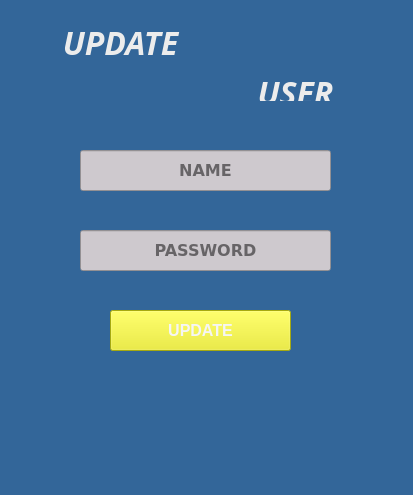
<?xml version="1.0" encoding="UTF-8"?>
<ui version="4.0">
 <class>MainWindow</class>
 <widget class="QMainWindow" name="MainWindow">
  <property name="enabled">
   <bool>true</bool>
  </property>
  <property name="geometry">
   <rect>
    <x>0</x>
    <y>0</y>
    <width>413</width>
    <height>495</height>
   </rect>
  </property>
  <property name="mouseTracking">
   <bool>true</bool>
  </property>
  <property name="windowTitle">
   <string>DrawingApp</string>
  </property>
  <property name="windowIcon">
   <iconset resource="portada.qrc">
    <normaloff>:/cct/paints.png</normaloff>:/cct/paints.png</iconset>
  </property>
  <property name="layoutDirection">
   <enum>Qt::LeftToRight</enum>
  </property>
  <property name="styleSheet">
   <string notr="true">background-color: rgb(51, 102, 153);</string>
  </property>
  <widget class="QWidget" name="centralwidget">
   <widget class="QLabel" name="label">
    <property name="geometry">
     <rect>
      <x>40</x>
      <y>20</y>
      <width>161</width>
      <height>41</height>
     </rect>
    </property>
    <property name="font">
     <font>
      <family>Courier 10 Pitch</family>
      <weight>75</weight>
      <bold>true</bold>
     </font>
    </property>
    <property name="text">
     <string>&lt;html&gt;&lt;head/&gt;&lt;body&gt;&lt;p align=&quot;center&quot;&gt;&lt;span style=&quot; font-size:24pt; font-style:italic; color:#ececec;&quot;&gt;UPDATE&lt;/span&gt;&lt;/p&gt;&lt;/body&gt;&lt;/html&gt;</string>
    </property>
   </widget>
   <widget class="QLabel" name="label_2">
    <property name="geometry">
     <rect>
      <x>120</x>
      <y>10</y>
      <width>181</width>
      <height>91</height>
     </rect>
    </property>
    <property name="styleSheet">
     <string notr="true">border-image: url(:/cct/paints.png);</string>
    </property>
    <property name="text">
     <string/>
    </property>
   </widget>
   <widget class="QLabel" name="label_3">
    <property name="geometry">
     <rect>
      <x>250</x>
      <y>70</y>
      <width>91</width>
      <height>31</height>
     </rect>
    </property>
    <property name="font">
     <font>
      <family>Courier 10 Pitch</family>
      <weight>75</weight>
      <bold>true</bold>
     </font>
    </property>
    <property name="text">
     <string>&lt;html&gt;&lt;head/&gt;&lt;body&gt;&lt;p align=&quot;center&quot;&gt;&lt;span style=&quot; font-size:24pt; font-style:italic; color:#ececec;&quot;&gt;USER&lt;/span&gt;&lt;/p&gt;&lt;/body&gt;&lt;/html&gt;</string>
    </property>
   </widget>
   <widget class="QPushButton" name="loginButton">
    <property name="geometry">
     <rect>
      <x>110</x>
      <y>310</y>
      <width>181</width>
      <height>41</height>
     </rect>
    </property>
    <property name="font">
     <font>
      <pointsize>12</pointsize>
      <weight>75</weight>
      <bold>true</bold>
     </font>
    </property>
    <property name="styleSheet">
     <string notr="true">color: rgb(245, 245, 245);
background-color: rgb(233, 236, 22);</string>
    </property>
    <property name="text">
     <string>UPDATE</string>
    </property>
   </widget>
   <widget class="QLineEdit" name="passwordEditText">
    <property name="enabled">
     <bool>true</bool>
    </property>
    <property name="geometry">
     <rect>
      <x>80</x>
      <y>230</y>
      <width>251</width>
      <height>41</height>
     </rect>
    </property>
    <property name="font">
     <font>
      <family>DejaVu Sans</family>
      <pointsize>12</pointsize>
      <weight>75</weight>
      <italic>false</italic>
      <bold>true</bold>
     </font>
    </property>
    <property name="styleSheet">
     <string notr="true">background-color: rgb(206, 201, 206);</string>
    </property>
    <property name="inputMask">
     <string/>
    </property>
    <property name="text">
     <string/>
    </property>
    <property name="echoMode">
     <enum>QLineEdit::Password</enum>
    </property>
    <property name="alignment">
     <set>Qt::AlignCenter</set>
    </property>
    <property name="placeholderText">
     <string>PASSWORD</string>
    </property>
   </widget>
   <widget class="QLineEdit" name="nameEditText">
    <property name="enabled">
     <bool>true</bool>
    </property>
    <property name="geometry">
     <rect>
      <x>80</x>
      <y>150</y>
      <width>251</width>
      <height>41</height>
     </rect>
    </property>
    <property name="font">
     <font>
      <family>DejaVu Sans</family>
      <pointsize>12</pointsize>
      <weight>75</weight>
      <italic>false</italic>
      <bold>true</bold>
     </font>
    </property>
    <property name="styleSheet">
     <string notr="true">background-color: rgb(206, 201, 206);</string>
    </property>
    <property name="inputMask">
     <string/>
    </property>
    <property name="text">
     <string/>
    </property>
    <property name="alignment">
     <set>Qt::AlignCenter</set>
    </property>
    <property name="placeholderText">
     <string>NAME</string>
    </property>
   </widget>
   <widget class="QLabel" name="infoCreateLabel">
    <property name="geometry">
     <rect>
      <x>90</x>
      <y>360</y>
      <width>221</width>
      <height>31</height>
     </rect>
    </property>
    <property name="text">
     <string>&lt;html&gt;&lt;head/&gt;&lt;body&gt;&lt;p align=&quot;center&quot;&gt;&lt;br/&gt;&lt;/p&gt;&lt;/body&gt;&lt;/html&gt;</string>
    </property>
   </widget>
   <zorder>label_2</zorder>
   <zorder>label</zorder>
   <zorder>label_3</zorder>
   <zorder>loginButton</zorder>
   <zorder>passwordEditText</zorder>
   <zorder>nameEditText</zorder>
   <zorder>infoCreateLabel</zorder>
  </widget>
  <widget class="QMenuBar" name="menubar">
   <property name="geometry">
    <rect>
     <x>0</x>
     <y>0</y>
     <width>413</width>
     <height>31</height>
    </rect>
   </property>
  </widget>
  <widget class="QStatusBar" name="statusbar"/>
 </widget>
 <resources>
  <include location="portada.qrc"/>
 </resources>
 <connections/>
</ui>
